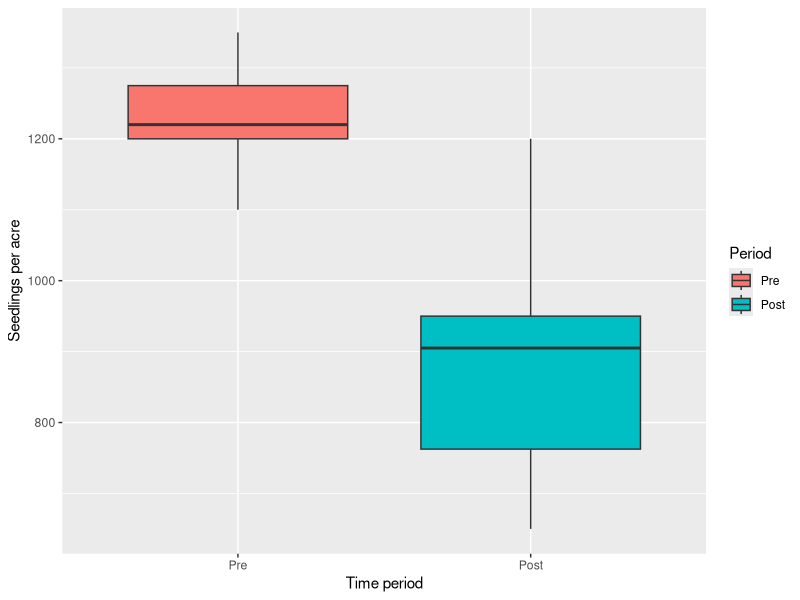
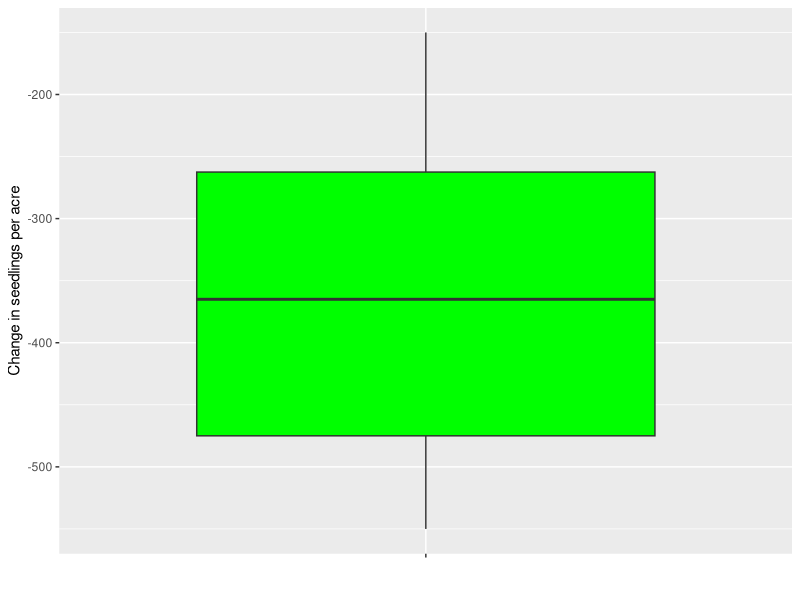

These charts were generated, in order, by the following R code:
## ---- chunk 1
knitr::opts_chunk$set(echo = TRUE)
## ---- chunk 2
PlotID<-c(1,1,2,2,3,3,4,4,5,5,6,6,7,7,8,8)
Period<-c("Pre","Post","Pre","Post","Pre","Post","Pre","Post","Pre","Post","Pre","Post","Pre","Post","Pre","Post")
Seedlings<-c(1200,800,1250,950,1350,1200,1200,650,1100,950,1350,900,1200,650,1240,910)
#SPA_saplings<-c(400,450,350,325,425,425,550,500,300,250,570,400,430,410,300,320)
#SPA_trees<-c(200,250,300,350,400,475,350,375,250,400,150,125,120,70,240,150)  
veg<-data.frame(PlotID=PlotID,
                Period=Period,
                Seedlings=Seedlings)
veg$Seedlings<-as.numeric(veg$Seedlings)
## ---- chunk 3
print(veg)
## ---- chunk 4
library(forcats)
library(tidyverse)
veg$Period<-fct_relevel(veg$Period, "Pre", "Post")
## ---- chunk 5
p.seed<-ggplot(veg, aes(Period,Seedlings))+
  geom_boxplot(aes(fill=Period))+
  xlab("Time period")+
  ylab("Seedlings per acre")
p.seed
## ---- chunk 6
veg_wide<-veg %>% spread(Period, Seedlings, sep="_seedlings_")
## ---- chunk 7
veg_wide$delta_Seedlings<-veg_wide$Period_seedlings_Post - veg_wide$Period_seedlings_Pre
veg_wide
## ---- chunk 8
p.seedchange<-ggplot(veg_wide, aes(x="",delta_Seedlings))+
  geom_boxplot(fill="green")+
  xlab("")+
  ylab("Change in seedlings per acre")
p.seedchange
## ---- chunk 9
veg_long<-veg_wide %>% gather(key = Period, value = Seedlings,
       Period_seedlings_Pre,Period_seedlings_Post)
veg_long %>% select(PlotID,Period,Seedlings)

